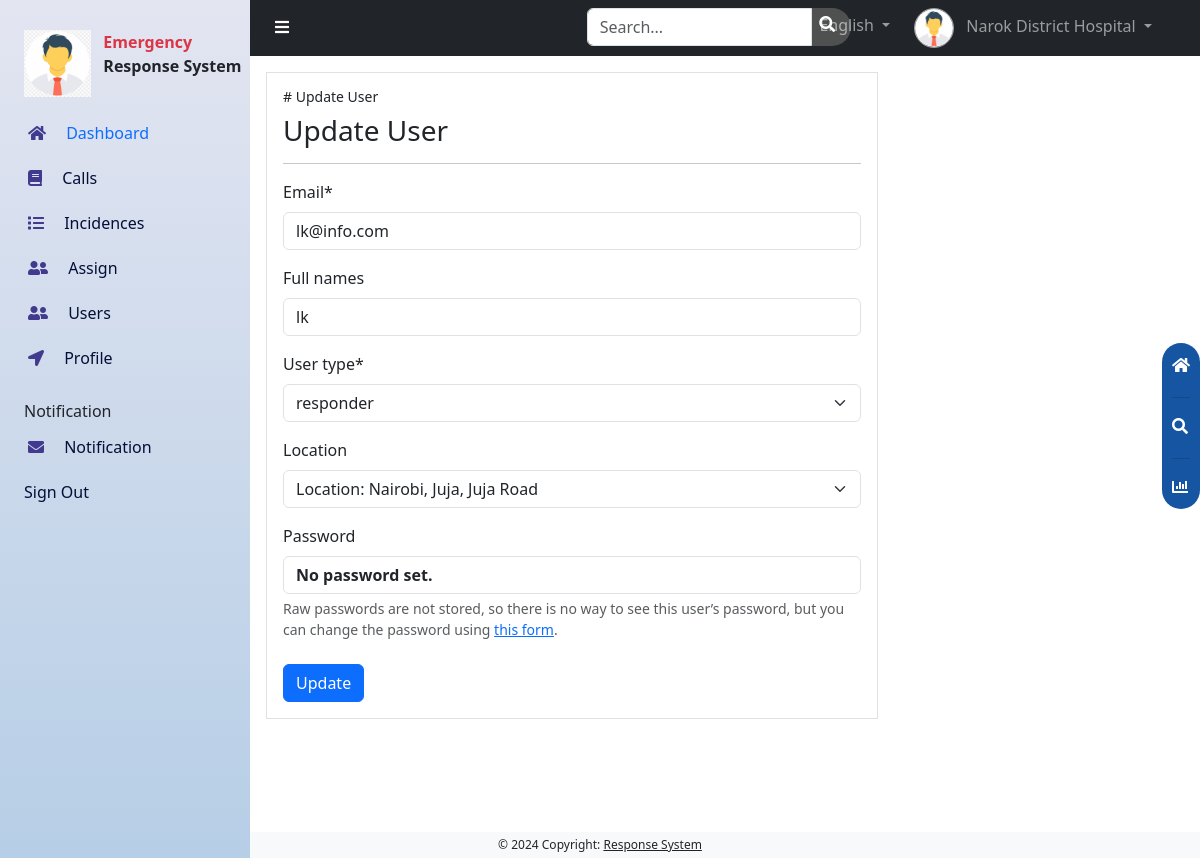
Page /admins/6/edit/ (signed in) on the committed database.
### accounts/models.py (models this page shows)
class CustomUser(AbstractUser):
    role =[
        ('Responder', 'responder'),
        ('Hospital', 'hospital'),
        ('Vehicle', 'vehicle'),
    ]
    username = None
    email = models.EmailField(unique=True)
    full_names = models.CharField(max_length=100, blank=True)
    user_type = models.CharField(max_length=20, choices=role, default='Responder')
    location = models.ForeignKey(Location, on_delete=models.CASCADE, blank=True, null=True)
    date_joined = models.DateField(auto_now_add=True)
    USERNAME_FIELD = 'email'
    REQUIRED_FIELDS = ['full_names', ]
    objects = CustomUserManager()
    def __str__(self):
        return self.full_names

### administrator/views.py (the view)
# urls.py: path('<int:pk>/edit/', views.user_update, name='user_update'),
@login_required
@user_passes_test(is_superuser)
def user_update(request, pk):
    user = get_object_or_404(CustomUser, pk=pk)
    if request.method == 'POST':
        form = CustomUserChangeForm(request.POST, instance=user)
        if form.is_valid():
            form.save()
            return redirect('user_list')
    else:
        form = CustomUserChangeForm(instance=user)
    return render(request, 'users/user_update.html', {'form': form})

### administrator/forms.py
class CustomUserChangeForm(UserChangeForm):
    class Meta:
        model = CustomUser
        fields = ['email', 'full_names', 'user_type', 'location']

### administrator/views.py (called while the page is built)
def is_superuser(request):
    return is_superuser

### main/models.py (called while the page is built)
    def __str__(self):
        return f'Location: {self.address}'

### administrator/templates/users/user_update.html (shortened to what this page needs)
{% extends '../dashboard.html' %}
{% load crispy_forms_filters %}
{% load crispy_forms_tags %}
{% block content %}
<div id="content" class="can_have_sidenav">
    <div class="p-3">
        <div class="col col-lg-8 p-3 border roundend">
            <h5 class="small fw-lighter"># Update User</h5>
            <form method="POST">
                <h3>Update User</h3>
                <hr>
                <div class="form-group mb-4">
                    {{ form|crispy }}
                </div>
                <button type="submit" class="btn btn-primary">Update</button>
            </form>
        </div>
    </div>
</div>
{% endblock %}

### administrator/templates/dashboard.html (shortened to what this page needs)
{% load static %}
<!doctype html>
<html lang="en">
<head>
    <link rel="stylesheet" href="{% static 'css/bootstrap.min.css' %}">
    <link rel="stylesheet" href="{% static 'css/fontawesome.min.css' %}">
    <link rel="stylesheet" href="{% static 'css/chart.min.css' %}">
    <link rel="stylesheet" href="{% static 'css/custom.css' %}">
    <link href="https://cdn.jsdelivr.net/npm/bootstrap@5.3.3/dist/css/bootstrap.min.css" rel="stylesheet"
>
</head>
<body>
    <nav class="navbar navbar-expand-lg navbar-dark bg-dark text-light can_have_sidenav">
        <div class="container-fluid navbar-nav">
            <div class="row w-100">
                <div class="col-5 col-lg-4 ps-4 pe-4">
                    <button class="btn btn-nav" onclick="toggle_sidenav()">
                        <i class="fa fa-bars text-white"></i>
                    </button>
                </div>
                <div class="col-lg-4 ps-4 pe-4 d-none d-lg-block">
                    <div class="input-group nav-search d-none d-lg-inline-flex">
                        <input type="text" class="form-control search-input" placeholder="Search...">
                        <span>
                            <i class="fa fa-search pe-3 ps-2 pt-2 text-white"></i>
                        </span>
                    </div>
                </div>
                <div class="col-3 col-lg-4 ps-4 pe-4 d-flex justify-content-end">
                    <li class="nav-item dropdown d-none d-lg-inline-block">
                        <a class="nav-link dropdown-toggle p-0" href="#" id="navbarDropdown" role="button"
                            data-bs-toggle="dropdown" aria-expanded="false">
                            <button class="btn btn-nav me-2">
                                <i class="fa fa-globe text-white"></i>
                            </button>
                            English
                        </a>
                    </li>
                    <li class="nav-item dropdown d-inline-block ms-4 mobile-nav-3">
                        <a class="nav-link dropdown-toggle p-0" href="#" id="navbarDropdown" role="button"
                            data-bs-toggle="dropdown" aria-expanded="false">
                            <img src="{% static 'images/avatar.png' %}" class="me-lg-2 profile-img" width="40">
                            <span class="d-none d-lg-inline-block">{{request.user}}</span>
                        </a>
                    </li>
                </div>
            </div>
        </div>
    </nav>
    {% block content %}{% endblock %}
    <div id="floating-menu">
        <a href="">
            <i class="fa fa-home mb-2"></i>
        </a>
        <hr>
        <a href="">
            <i class="fa fa-search mb-2"></i>
        </a>
        <hr>
        <a href="">
            <i class="fa fa-chart-bar"></i>
        </a>
    </div>
    <div id="sidenav">
        <div class="row mb-3">
            <div class="col-4">
                <img src="{% static 'images/avatar.png' %}" alt="Logo" class="img-fluid ms-4">
            </div>
            <div class="col-8 ps-4">
                <p class="text-danger fw-bold mb-0">Emergency</p>
                <p class="mb-0 fw-bold">Response System</p>
            </div>
        </div>
        <a href="" class="this-page">
            <i class="fa fa-home side-icon me-3"></i>
            Dashboard
        </a>
        <a href="{% url 'calls' %}">
            <i class="fa fa-book side-icon me-3"></i>
            Calls
        </a>
        <a href="{% url 'incidents' %}">
            <i class="fa fa-list side-icon me-3"></i>
            Incidences
        </a>
        <a href="{% url 'pending_incidents'%}">
            <i class="fa fa-user-friends side-icon me-3"></i>
            Assign
        </a>
        <a href="{% url 'user_list'%}">
            <i class="fa fa-user-friends side-icon me-3"></i>
            Users
        </a>
        <a href="{% url 'update_profile'%}">
            <i class="fa fa-location-arrow side-icon me-3"></i>
            Profile
        </a>
        <p class="ms-4 mb-1 mt-3">Notification</p>
        <a href="">
            <i class="fa fa-envelope side-icon me-3"></i>
            Notification
        </a>
        <a href="{% url 'logout' %}" class="ms-4 ps-0">Sign Out</a>
    </div>
    <footer class="bg-light font-12 text-center text-lg-start">
        <div class="text-center p-1">
            © 2024 Copyright:
            <a class="text-dark" href="">Response System</a>
        </div>
    </footer>
</body>
</html>

### static/css/custom.css (style rules this page uses)
body { background-color: #f2f2f2; min-height: 97vh; }
#sidenav { height: 100%; position: fixed; z-index: 1; top: 0; left: 0; background: linear-gradient(180deg, rgba(227, 229, 241, 1) 0%, rgba(182, 206, 230, 1) 100%); transition: 0.5s; padding-top: 30px; width: 250px; overflow-x: hidden; overflow-y: auto; }
#sidenav a { padding: 8px 13px 13px 28px; text-decoration: none; font-size: 16px; color: #030f37; display: block; transition: 0.3s; overflow-x: hidden; }
.this-page { color: #0d6efd !important; }
.side-icon { color: #423a8e; }
.can_have_sidenav { margin-left: 250px; transition: 0.5s; }
#content { min-height: 97vh; }
@media screen and (min-width: 1000px) { #content { margin-left: 250px; } }
@media screen and (min-width: 1000px) { #sidenav { left: 0; } }
#floating-menu { position: fixed; top: 40%; right: 0; border-radius: 20px; background-color: #1655a2; padding: 10px; }
#floating-menu a { color: #fff; }
.btn-nav { color: #909090; background-color: #3f3f40; border-radius: 50%; padding: 10px 11px 5px 11px; }
.profile-img { border-radius: 50%; border: #a0a0a1 solid 1px; }
.nav-search { background-color: #4f5050; border-radius: 20px; color: #3f3f40; width: 60%; display: inline-flex; margin-left: 1vw; }
.search-input { background-color: #4f5050; border: none; border-radius: 20px; }
.search-input::placeholder { color: #f0f0f0; }
footer { background-color: rgba(0, 0, 0, 0.1) }
.font-12 { font-size: 12px; }

### rows in the picture
CustomUser: user "Narok District Hospital"
CustomUser: email "lk@info.com", full_names "lk", user_type "responder", location "Location: Nairobi, Juja, Juja Road"
